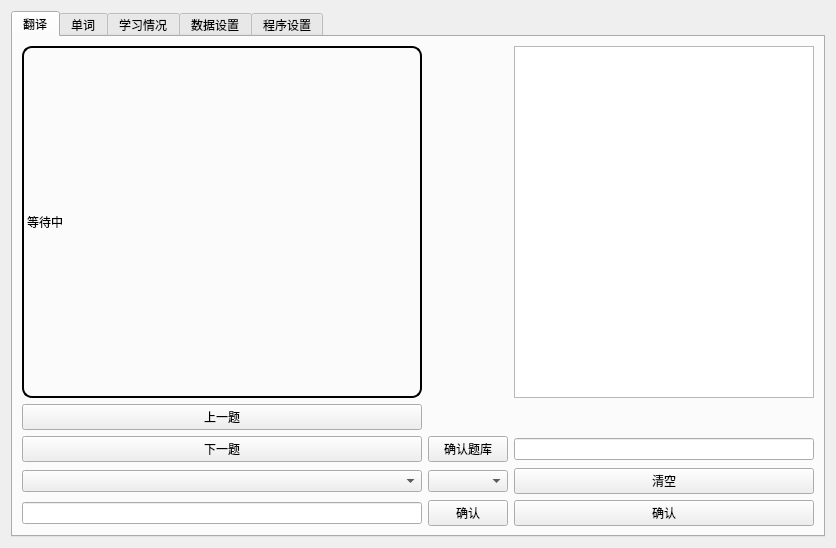
<?xml version="1.0" encoding="UTF-8"?>
<ui version="4.0">
 <class>Form</class>
 <widget class="QWidget" name="Form">
  <property name="geometry">
   <rect>
    <x>0</x>
    <y>0</y>
    <width>831</width>
    <height>537</height>
   </rect>
  </property>
  <property name="windowTitle">
   <string>Form</string>
  </property>
  <layout class="QVBoxLayout" name="verticalLayout_7">
   <item>
    <layout class="QGridLayout" name="gridLayout">
     <item row="0" column="0">
      <widget class="QTabWidget" name="tabWidget">
       <property name="currentIndex">
        <number>0</number>
       </property>
       <widget class="QWidget" name="FanYiJM">
        <attribute name="title">
         <string>翻译</string>
        </attribute>
        <layout class="QGridLayout" name="gridLayout_4">
         <item row="5" column="0">
          <widget class="QLineEdit" name="FYShuRu"/>
         </item>
         <item row="3" column="0">
          <widget class="QPushButton" name="FYXiaYiTi">
           <property name="text">
            <string>下一题</string>
           </property>
          </widget>
         </item>
         <item row="0" column="0">
          <widget class="QLabel" name="FYXianShi">
           <property name="minimumSize">
            <size>
             <width>400</width>
             <height>350</height>
            </size>
           </property>
           <property name="styleSheet">
            <string notr="true">border: 2px solid black;
border-radius: 10px;</string>
           </property>
           <property name="text">
            <string>等待中</string>
           </property>
           <property name="wordWrap">
            <bool>true</bool>
           </property>
          </widget>
         </item>
         <item row="2" column="0">
          <widget class="QPushButton" name="FYShangYiTi">
           <property name="text">
            <string>上一题</string>
           </property>
          </widget>
         </item>
         <item row="4" column="0">
          <widget class="QComboBox" name="FYTiKu"/>
         </item>
         <item row="4" column="1">
          <widget class="QComboBox" name="FYYuYan"/>
         </item>
         <item row="5" column="1">
          <widget class="QPushButton" name="FYQueRen">
           <property name="text">
            <string>确认</string>
           </property>
          </widget>
         </item>
         <item row="5" column="4">
          <widget class="QPushButton" name="FYaiQueRen">
           <property name="text">
            <string>确认</string>
           </property>
          </widget>
         </item>
         <item row="3" column="1">
          <widget class="QPushButton" name="FYKaiShi">
           <property name="text">
            <string>确认题库</string>
           </property>
          </widget>
         </item>
         <item row="0" column="4">
          <widget class="QTextEdit" name="FYaiDuiHuaKuang">
           <property name="minimumSize">
            <size>
             <width>300</width>
             <height>350</height>
            </size>
           </property>
          </widget>
         </item>
         <item row="4" column="4">
          <widget class="QPushButton" name="FYaiQingKong">
           <property name="text">
            <string>清空</string>
           </property>
          </widget>
         </item>
         <item row="3" column="4">
          <widget class="QLineEdit" name="FYaiShuRu"/>
         </item>
        </layout>
       </widget>
       <widget class="QWidget" name="DanCiJM">
        <attribute name="title">
         <string>单词</string>
        </attribute>
        <layout class="QVBoxLayout" name="verticalLayout_4">
         <item>
          <layout class="QHBoxLayout" name="horizontalLayout">
           <item>
            <widget class="QLabel" name="DCTiMuKuang">
             <property name="minimumSize">
              <size>
               <width>350</width>
               <height>220</height>
              </size>
             </property>
             <property name="text">
              <string>等待中</string>
             </property>
            </widget>
           </item>
           <item>
            <widget class="QComboBox" name="DCTiKu">
             <property name="minimumSize">
              <size>
               <width>250</width>
               <height>0</height>
              </size>
             </property>
            </widget>
           </item>
           <item>
            <widget class="QComboBox" name="DCYuYan"/>
           </item>
           <item>
            <widget class="QPushButton" name="DCQueDingTiKu">
             <property name="text">
              <string>确定题库</string>
             </property>
            </widget>
           </item>
          </layout>
         </item>
         <item>
          <widget class="QPushButton" name="DCShangYiTi">
           <property name="text">
            <string>上一题</string>
           </property>
          </widget>
         </item>
         <item>
          <widget class="QPushButton" name="DCXiaYiTi">
           <property name="text">
            <string>下一题</string>
           </property>
          </widget>
         </item>
         <item>
          <widget class="QPushButton" name="DCQueDing">
           <property name="text">
            <string>确定</string>
           </property>
          </widget>
         </item>
         <item>
          <layout class="QGridLayout" name="gridLayout_2">
           <item row="3" column="2">
            <widget class="QPushButton" name="DCC">
             <property name="text">
              <string>c</string>
             </property>
            </widget>
           </item>
           <item row="3" column="1">
            <widget class="QPushButton" name="DCB">
             <property name="text">
              <string>b</string>
             </property>
            </widget>
           </item>
           <item row="2" column="0">
            <widget class="QLabel" name="DCa">
             <property name="text">
              <string>选项a</string>
             </property>
            </widget>
           </item>
           <item row="2" column="1">
            <widget class="QLabel" name="DCb">
             <property name="text">
              <string>选项b</string>
             </property>
            </widget>
           </item>
           <item row="2" column="2">
            <widget class="QLabel" name="DCc">
             <property name="text">
              <string>选项c</string>
             </property>
            </widget>
           </item>
           <item row="3" column="3">
            <widget class="QPushButton" name="DCD">
             <property name="text">
              <string>d</string>
             </property>
            </widget>
           </item>
           <item row="2" column="3">
            <widget class="QLabel" name="DCd">
             <property name="text">
              <string>选项d</string>
             </property>
            </widget>
           </item>
           <item row="3" column="0">
            <widget class="QPushButton" name="DCA">
             <property name="text">
              <string>a</string>
             </property>
            </widget>
           </item>
          </layout>
         </item>
        </layout>
       </widget>
       <widget class="QWidget" name="XueXiQingKuangJM">
        <attribute name="title">
         <string>学习情况</string>
        </attribute>
        <layout class="QGridLayout" name="gridLayout_8">
         <item row="3" column="0">
          <widget class="QPushButton" name="KQDaoChu">
           <property name="text">
            <string>导出</string>
           </property>
          </widget>
         </item>
         <item row="2" column="0">
          <layout class="QHBoxLayout" name="horizontalLayout_4">
           <item>
            <widget class="QPushButton" name="KQTianHuiTu">
             <property name="text">
              <string>按天绘图</string>
             </property>
            </widget>
           </item>
           <item>
            <widget class="QPushButton" name="KQZhouHuiTu">
             <property name="text">
              <string>按周绘图</string>
             </property>
            </widget>
           </item>
           <item>
            <widget class="QPushButton" name="KQYueHuiTu">
             <property name="text">
              <string>按月绘图</string>
             </property>
            </widget>
           </item>
           <item>
            <widget class="QComboBox" name="QKYuYan"/>
           </item>
          </layout>
         </item>
         <item row="1" column="0">
          <widget class="QLabel" name="QKHuiTuZhuangTai">
           <property name="text">
            <string>状态显示</string>
           </property>
          </widget>
         </item>
         <item row="0" column="0">
          <widget class="QWidget" name="KQTuiTuChuangKuo" native="true">
           <property name="minimumSize">
            <size>
             <width>350</width>
             <height>300</height>
            </size>
           </property>
           <layout class="QHBoxLayout" name="horizontalLayout_6">
            <item>
             <layout class="QHBoxLayout" name="QKTuiTuBuJu"/>
            </item>
           </layout>
          </widget>
         </item>
        </layout>
       </widget>
       <widget class="QWidget" name="ShuJuSheZhiJM">
        <attribute name="title">
         <string>数据设置</string>
        </attribute>
        <layout class="QGridLayout" name="gridLayout_6">
         <item row="0" column="0">
          <layout class="QGridLayout" name="gridLayout_5">
           <item row="0" column="0">
            <layout class="QVBoxLayout" name="verticalLayout_5">
             <item>
              <widget class="QTableWidget" name="SJBiao">
               <column>
                <property name="text">
                 <string>新建列</string>
                </property>
               </column>
               <column>
                <property name="text">
                 <string>新建列</string>
                </property>
               </column>
               <column>
                <property name="text">
                 <string>新建列</string>
                </property>
               </column>
               <column>
                <property name="text">
                 <string>新建列</string>
                </property>
               </column>
              </widget>
             </item>
             <item>
              <layout class="QFormLayout" name="formLayout">
               <item row="0" column="0">
                <widget class="QComboBox" name="SJYuYan"/>
               </item>
               <item row="1" column="0" colspan="2">
                <widget class="QPushButton" name="SJBaoCun">
                 <property name="text">
                  <string>保存</string>
                 </property>
                </widget>
               </item>
               <item row="0" column="1">
                <widget class="QPushButton" name="SJWenJian">
                 <property name="text">
                  <string>文件选择</string>
                 </property>
                </widget>
               </item>
              </layout>
             </item>
            </layout>
           </item>
          </layout>
         </item>
        </layout>
       </widget>
       <widget class="QWidget" name="ChengXuSheZhiJM">
        <attribute name="title">
         <string>程序设置</string>
        </attribute>
        <layout class="QVBoxLayout" name="verticalLayout_6">
         <item>
          <layout class="QVBoxLayout" name="verticalLayout_2">
           <item>
            <widget class="QWidget" name="widget" native="true">
             <layout class="QGridLayout" name="gridLayout_10">
              <item row="0" column="0">
               <layout class="QGridLayout" name="gridLayout_9">
                <item row="0" column="1">
                 <layout class="QHBoxLayout" name="horizontalLayout_3">
                  <item>
                   <widget class="QLabel" name="SZWenJianZhuangTai">
                    <property name="minimumSize">
                     <size>
                      <width>0</width>
                      <height>100</height>
                     </size>
                    </property>
                    <property name="text">
                     <string>选择的文件</string>
                    </property>
                   </widget>
                  </item>
                  <item>
                   <widget class="QPushButton" name="SZXuanZeWenJian">
                    <property name="text">
                     <string>选择文件</string>
                    </property>
                   </widget>
                  </item>
                  <item>
                   <widget class="QComboBox" name="SZYunYan"/>
                  </item>
                 </layout>
                </item>
                <item row="3" column="1">
                 <layout class="QHBoxLayout" name="horizontalLayout_2">
                  <item>
                   <widget class="QLabel" name="SZYuYingXianShi">
                    <property name="minimumSize">
                     <size>
                      <width>0</width>
                      <height>100</height>
                     </size>
                    </property>
                    <property name="text">
                     <string>状态显示</string>
                    </property>
                   </widget>
                  </item>
                  <item>
                   <widget class="QPushButton" name="SZYunYing">
                    <property name="text">
                     <string>启动语音开关</string>
                    </property>
                   </widget>
                  </item>
                 </layout>
                </item>
                <item row="2" column="1">
                 <layout class="QVBoxLayout" name="verticalLayout_3">
                  <item>
                   <widget class="QLabel" name="SZaiMoXing">
                    <property name="text">
                     <string>状态显示</string>
                    </property>
                   </widget>
                  </item>
                  <item>
                   <widget class="QLineEdit" name="SZaiMoXingShuRu">
                    <property name="text">
                     <string/>
                    </property>
                   </widget>
                  </item>
                  <item>
                   <widget class="QPushButton" name="SZaiMoXingBaoCun">
                    <property name="text">
                     <string>保存</string>
                    </property>
                   </widget>
                  </item>
                  <item>
                   <widget class="QPushButton" name="pushButton_4">
                    <property name="text">
                     <string>等待</string>
                    </property>
                   </widget>
                  </item>
                 </layout>
                </item>
                <item row="1" column="1">
                 <layout class="QVBoxLayout" name="verticalLayout">
                  <item>
                   <widget class="QLabel" name="SZChuangJianYuYan">
                    <property name="text">
                     <string>创建新的语言</string>
                    </property>
                   </widget>
                  </item>
                  <item>
                   <widget class="QLineEdit" name="SZChuangJianYuYanShuRu"/>
                  </item>
                  <item>
                   <widget class="QPushButton" name="SZChuangJianYuYanQueDing">
                    <property name="text">
                     <string>确定</string>
                    </property>
                   </widget>
                  </item>
                 </layout>
                </item>
               </layout>
              </item>
             </layout>
            </widget>
           </item>
          </layout>
         </item>
        </layout>
       </widget>
      </widget>
     </item>
    </layout>
   </item>
  </layout>
 </widget>
 <resources/>
 <connections/>
</ui>
